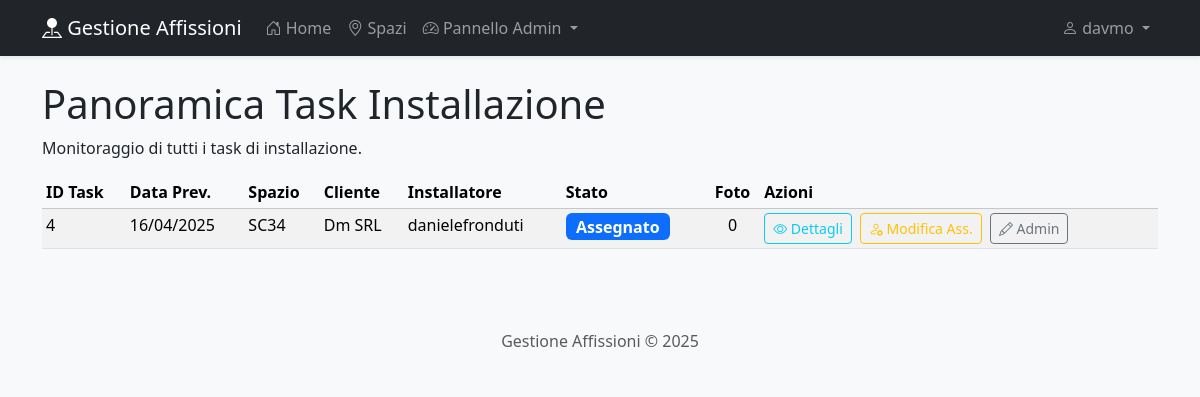
/pannello/tasks/ (signed in), run on the app's committed database.
### gestione/models.py (models this page shows, shortened)
class TaskInstallazione(models.Model):
    STATO_TASK_CHOICES = [
        ('DA_ASSEGNARE', _('Da Assegnare')),
        ('ASSEGNATO', _('Assegnato')),
        ('COMPLETATO', _('Completato')),
        ('PROBLEMA', _('Problema Segnalato')),
    ]
    affissione = models.OneToOneField(
        Affissione,
        on_delete=models.CASCADE, # Se l'affissione viene cancellata, cancella anche il task
        verbose_name=_("Affissione Correlata"),
        related_name="task_installazione" # Nome per accesso inverso da Affissione
    )
    installatore_assegnato = models.ForeignKey(
        settings.AUTH_USER_MODEL,
        on_delete=models.SET_NULL, # Se l'installatore viene cancellato, il task rimane (ma non assegnato)
        null=True,
        blank=True,
        verbose_name=_("Installatore Assegnato"),
        limit_choices_to={'groups__name': 'Installatori'}, # Limita la scelta agli utenti del gruppo 'Installatori'
        related_name="task_assegnati" # Nome per accesso inverso da User
    )
    stato_task = models.CharField(
        _("Stato Task"),
        max_length=20,
        choices=STATO_TASK_CHOICES,
        default='DA_ASSEGNARE'
    )
    data_prevista_installazione = models.DateField(
        _("Data Prevista Installazione"),
        help_text=_("Normalmente coincide con la data inizio dell'affissione")
    )
    note_admin = models.TextField(
        _("Note per l'Installatore (da Admin)"),
        blank=True,
        null=True
    )
    data_creazione = models.DateTimeField(auto_now_add=True)
    data_modifica = models.DateTimeField(auto_now=True)
    class Meta:
        verbose_name = _("Task Installazione")
        verbose_name_plural = _("Task Installazione")
        ordering = ['data_prevista_installazione', 'stato_task']

class Affissione(models.Model):
    STATO_CHOICES = [
        ('Bloccato', _('Bloccato (Venditore)')), # [RF15] Slot bloccato in attesa di conferma
        ('Confermato', _('Confermato')),         # Affissione confermata, pronta per pianificazione installazione
    ]
    spazio = models.ForeignKey(
        SpazioPubblicitario,
        on_delete=models.PROTECT, # Impedisce cancellazione Spazio se ha affissioni collegate
        verbose_name=_("Spazio Pubblicitario"),
        related_name="affissioni" # Permette di accedere alle affissioni da un oggetto Spazio (spazio.affissioni.all())
    )
    cliente = models.ForeignKey(
        Cliente,
        on_delete=models.PROTECT, # Impedisce cancellazione Cliente se ha affissioni collegate
        verbose_name=_("Cliente"),
        related_name="affissioni" # Permette di accedere alle affissioni da un oggetto Cliente (cliente.affissioni.all())
    )
    data_inizio = models.DateField(_("Data Inizio Affissione"), default=timezone.now)
    data_fine = models.DateField(_("Data Fine Affissione"))
    stato = models.CharField(
        _("Stato Affissione"),
        max_length=30,
        choices=STATO_CHOICES,
        default='Confermato' # Default per creazioni da Admin, il 'Bloccato' sarà usato dai venditori
    )
    note = models.TextField(_("Note Interne"), blank=True, null=True)
    data_creazione = models.DateTimeField(auto_now_add=True)
    data_modifica = models.DateTimeField(auto_now=True)
    class Meta:
        verbose_name = _("Affissione/Prenotazione")
        verbose_name_plural = _("Affissioni/Prenotazioni")
        ordering = ['data_inizio', 'spazio']

class SpazioPubblicitario(models.Model):
    TIPOLOGIA_CHOICES = [
        ('cartellone', _('Cartellone Stradale')),
        ('pensilina', _('Pensilina Autobus')),
        ('transenna', _('Transenna Parapedonale')),
        ('altro', _('Altro')),
    ]
    identificativo = models.CharField(_("Identificativo Univoco"), max_length=50, unique=True, help_text=_("Es. BS-001, MI-P05"))
    descrizione = models.CharField(_("Descrizione Breve"), max_length=200, blank=True, null=True)
    posizione_indirizzo = models.TextField(_("Posizione (Indirizzo)"), help_text=_("Indirizzo completo dello spazio"))
    posizione_lat = models.DecimalField(_("Latitudine"), max_digits=9, decimal_places=6, blank=True, null=True, help_text=_("Coordinate geografiche (opzionale)"))
    posizione_lon = models.DecimalField(_("Longitudine"), max_digits=9, decimal_places=6, blank=True, null=True, help_text=_("Coordinate geografiche (opzionale)"))
    dimensioni = models.CharField(_("Dimensioni"), max_length=50, blank=True, null=True, help_text=_("Es. 6x3m, 100x140cm"))
    tipologia = models.CharField(_("Tipologia"), max_length=50, choices=TIPOLOGIA_CHOICES, default='cartellone')
    note = models.TextField(_("Altre Caratteristiche Rilevanti"), blank=True, null=True)
    attivo = models.BooleanField(_("Attivo"), default=True, help_text=_("Indica se lo spazio è attualmente utilizzabile"))
    data_creazione = models.DateTimeField(auto_now_add=True)
    data_modifica = models.DateTimeField(auto_now=True)
    class Meta:
        verbose_name = _("Spazio Pubblicitario")
        verbose_name_plural = _("Spazi Pubblicitari")
        ordering = ['identificativo']

class Cliente(models.Model):
    nome_cognome = models.CharField(_("Nome/Cognome"), max_length=150, blank=True, null=True, help_text=_("Per persone fisiche"))
    ragione_sociale = models.CharField(_("Ragione Sociale"), max_length=200, blank=True, null=True, help_text=_("Per aziende"))
    telefono = models.CharField(_("Telefono"), max_length=30, blank=True, null=True)
    email = models.EmailField(_("Email"), max_length=254, blank=True, null=True)
    indirizzo = models.TextField(_("Indirizzo"), blank=True, null=True)
    note = models.TextField(_("Altre Informazioni Rilevanti"), blank=True, null=True)
    data_creazione = models.DateTimeField(auto_now_add=True)
    data_modifica = models.DateTimeField(auto_now=True)
    class Meta:
        verbose_name = _("Cliente")
        verbose_name_plural = _("Clienti")
        ordering = ['ragione_sociale', 'nome_cognome'] # Ordina per ragione sociale o nome
    def __str__(self):
        return self.ragione_sociale or self.nome_cognome or f"Cliente ID: {self.pk}"

### gestione/views.py (the view)
# urls.py: path('pannello/tasks/', views.admin_task_overview_view, name='admin_task_overview'),
@login_required
def admin_task_overview_view(request):
    if not (request.user.is_staff or request.user.groups.filter(name='Amministratori').exists()):
        messages.error(request, "Accesso riservato agli amministratori.")
        return redirect(reverse('gestione:home'))
    task_list = TaskInstallazione.objects.select_related(
        'installatore_assegnato',
        'affissione__spazio',
        'affissione__cliente'
    ).annotate(
        num_foto=Count('foto')
    ).order_by('-data_prevista_installazione', 'stato_task')
    paginator = Paginator(task_list, 25)
    page_number = request.GET.get('page')
    try:
        tasks_page = paginator.page(page_number)
    except PageNotAnInteger:
        tasks_page = paginator.page(1)
    except EmptyPage:
        tasks_page = paginator.page(paginator.num_pages)
    context = {
        'tasks_page': tasks_page,
    }
    return render(request, 'gestione/admin_task_overview.html', context)

### gestione/templatetags/auth_extras.py (called while the page is built)
@register.filter(name='has_group')
def has_group(user, group_name):
    if not user.is_authenticated:
        return False
    try:
        group = Group.objects.get(name=group_name)
    except Group.DoesNotExist:
        return False
    return group in user.groups.all()

### gestione/templates/gestione/admin_task_overview.html (shortened to what this page needs)
{% extends "base.html" %}
{% load static %}
{% block content %}
<h1>Panoramica Task Installazione</h1>
<p>Monitoraggio di tutti i task di installazione.</p>
<div class="table-responsive">
    <table class="table table-striped table-hover table-sm">
        <thead class="table-light">
            <tr>
                <th>ID Task</th>
                <th>Data Prev.</th>
                <th>Spazio</th>
                <th>Cliente</th>
                <th>Installatore</th>
                <th>Stato</th>
                <th class="text-center">Foto</th>
                <th>Azioni</th>
            </tr>
        </thead>
        <tbody>
            {% for task in tasks_page.object_list %}
            <tr>
                <td>{{ task.pk }}</td>
                <td>{{ task.data_prevista_installazione|date:"d/m/Y" }}</td>
                <td>
                    <span title="{{ task.affissione.spazio.posizione_indirizzo }}">
                        {{ task.affissione.spazio.identificativo }}
                    </span>
                </td>
                <td>
                     <span title="{{ task.affissione.cliente }}">
                        {{ task.affissione.cliente.ragione_sociale|default:task.affissione.cliente.nome_cognome|truncatechars:25 }}
                     </span>
                </td>
                <td>
                    {% if task.installatore_assegnato %}
                        {{ task.installatore_assegnato.get_full_name|default:task.installatore_assegnato.username }}
                    {% else %}
                        <span class="text-muted fst-italic">Non Assegnato</span>
                    {% endif %}
                </td>
                <td>
                     <span class="badge fs-6 {% comment %} Applica classi colore badge {% endcomment %}
                        {% if task.stato_task == 'ASSEGNATO' %}bg-primary
                        {% elif task.stato_task == 'COMPLETATO' %}bg-success
                        {% elif task.stato_task == 'PROBLEMA' %}bg-danger
                        {% elif task.stato_task == 'DA_ASSEGNARE' %}bg-warning text-dark
                        {% else %}bg-secondary
                        {% endif %}">
                        {{ task.get_stato_task_display }}
                    </span>
                </td>
                <td class="text-center">{{ task.num_foto }}</td>
                <td>
                    <a href="{% url 'gestione:installatore_task_detail' task_pk=task.pk %}" class="btn btn-sm btn-outline-info" title="Vedi Dettagli e Foto">
                        <i class="bi bi-eye"></i> Dettagli
                    </a>
                    {% if not task.installatore_assegnato or task.stato_task == 'DA_ASSEGNARE' %}
                        <a href="{% url 'gestione:admin_assign_installer' task_pk=task.pk %}" class="btn btn-sm btn-outline-success ms-1" title="Assegna Installatore">
                            <i class="bi bi-person-plus"></i> Assegna
                        </a>
                    {% else %}
                         <a href="{% url 'gestione:admin_assign_installer' task_pk=task.pk %}" class="btn btn-sm btn-outline-warning ms-1" title="Modifica Installatore Assegnato">
                            <i class="bi bi-person-gear"></i> Modifica Ass.
                        </a>
                    {% endif %}
                     <a href="{% url 'admin:gestione_taskinstallazione_change' task.pk %}" class="btn btn-sm btn-outline-secondary ms-1" title="Modifica Task nell'Admin Standard" target="_blank">
                        <i class="bi bi-pencil"></i> Admin
                    </a>
                </td>
            </tr>
            {% empty %}
            <tr>
                <td colspan="8" class="text-center text-muted fst-italic py-3">Nessun task di installazione trovato.</td>
            </tr>
            {% endfor %}
        </tbody>
    </table>
</div>
{% endblock %}

### templates/base.html (shortened to what this page needs)
<!DOCTYPE html>
{% load static %}
{% load auth_extras %}
<html lang="it">
<head>
    <link href="https://cdn.jsdelivr.net/npm/bootstrap@5.3.3/dist/css/bootstrap.min.css" rel="stylesheet">
    <link rel="stylesheet" href="https://cdn.jsdelivr.net/npm/bootstrap-icons@1.11.3/font/bootstrap-icons.min.css">
    <link rel="stylesheet" href="{% static 'gestione/css/style.css' %}">
</head>
<body>
    <nav class="navbar navbar-expand-lg navbar-dark bg-dark mb-4">
        <div class="container">
            <a class="navbar-brand" href="{% url 'gestione:home' %}">
                <i class="bi bi-pin-map-fill"></i> Gestione Affissioni
            </a>
            <div class="collapse navbar-collapse" id="navbarNav">
                <ul class="navbar-nav me-auto mb-2 mb-lg-0">
                    {% if user.is_authenticated %}
                        <li class="nav-item">
                            <a class="nav-link {% if request.resolver_match.url_name == 'home' %}active{% endif %}" href="{% url 'gestione:home' %}">
                                <i class="bi bi-house-door"></i> Home
                            </a>
                        </li>
                        {% if user.is_staff %}
                            <li class="nav-item">
                                <a class="nav-link {% if request.resolver_match.url_name == 'spazio_list' or request.resolver_match.url_name == 'spazio_calendario' %}active{% endif %}" href="{% url 'gestione:spazio_list' %}">
                                    <i class="bi bi-geo-alt"></i> Spazi
                                </a>
                            </li>
                        {% endif %}
                        {% if user.is_staff %}
                            <li class="nav-item dropdown">
                                 <a class="nav-link dropdown-toggle {% if request.resolver_match.view_name|slice:':17' == 'gestione:admin_task' %}active{% endif %}" href="#" role="button" data-bs-toggle="dropdown" aria-expanded="false">
                                     <i class="bi bi-speedometer2"></i> Pannello Admin
                                 </a>
                            </li>
                        {% endif %}
                    {% endif %}
                </ul>
                <ul class="navbar-nav ms-auto">
                     {% if user.is_authenticated %}
                        <li class="nav-item dropdown">
                            <a class="nav-link dropdown-toggle" href="#" role="button" data-bs-toggle="dropdown" aria-expanded="false">
                                <i class="bi bi-person"></i> {{ user.get_full_name|default:user.username }}
                            </a>
                        </li>
                    {% else %}
                        <li class="nav-item">
                            <a class="nav-link {% if request.resolver_match.url_name == 'login' %}active{% endif %}" href="{% url 'login' %}">
                                <i class="bi bi-box-arrow-in-right"></i> Login
                            </a>
                        </li>
                    {% endif %}
                </ul>
            </div>
        </div>
    </nav>
    <div class="container">
        {% block content %}
        {% endblock %}
    </div>
    <footer class="mt-5 p-3 text-center text-muted bg-light">
        Gestione Affissioni &copy; {% now "Y" %}
    </footer>
</body>
</html>

### gestione/static/gestione/css/style.css (style rules this page uses)
body { background-color: #f8f9fa; -webkit-font-smoothing: antialiased; -moz-osx-font-smoothing: grayscale; }
.navbar { box-shadow: 0 2px 4px rgba(0, 0, 0, .075); }
h1, .h1, h2, .h2, h3, .h3 { font-weight: 500; }
.table thead th { font-weight: 600; background-color: #f8f9fa; }

### data on the page
TaskInstallazione: pk "4", data_prevista_installazione "16/04/2025", affissione.spazio.identificativo "SC34", affissione.cliente.ragione_sociale "Dm SRL", installatore_assegnato.get_full_name "danielefronduti", stato_task "Assegnato", num_foto "0", shows "Modifica Ass."

### other printed values
{{ user.get_full_name|default:user.username }} "davmo"
